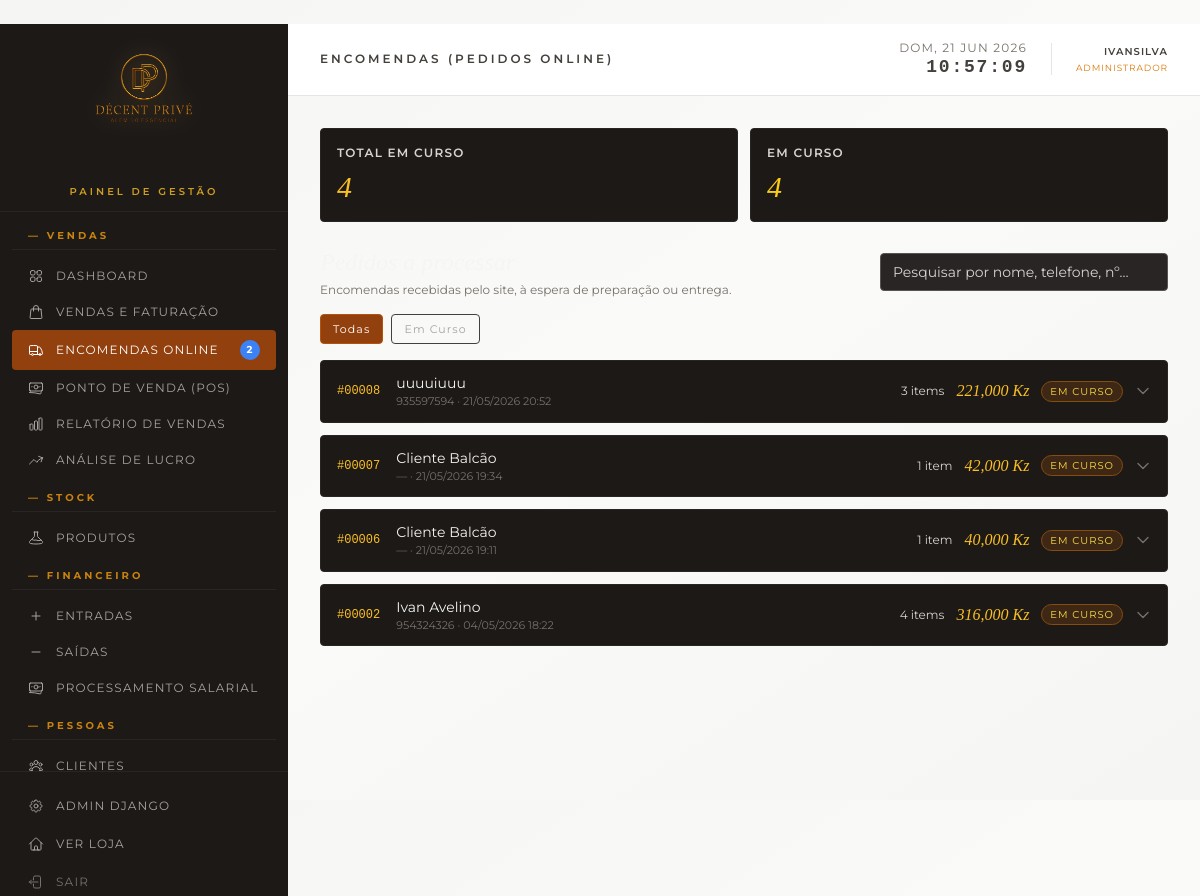
/gestao/encomendas/ (signed in), run on an earlier commit of the app's database.
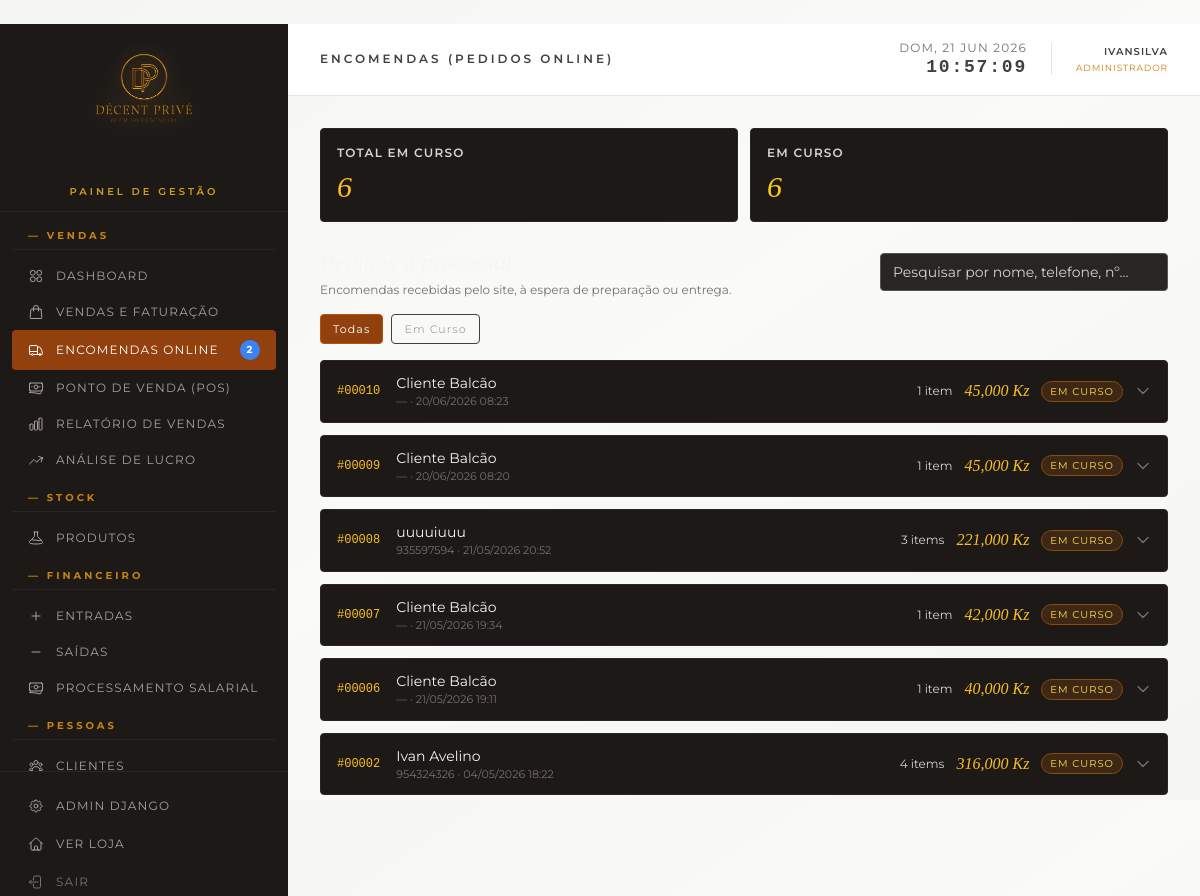
And on a later commit of the database.
### loja/models.py (models this page shows, shortened)
class Encomenda(models.Model):
    PAGAMENTO_CHOICES = [
        ('avista', 'À Vista'),
        ('parcelado', 'Parcelado (2x)')
    ]
    ORIGEM_CHOICES = [
        ('balcao', 'Balcão'),
        ('online', 'Online')
    ]
    forma_pagamento = models.CharField(
        max_length=20,
        choices=PAGAMENTO_CHOICES,
        default='avista',
        verbose_name='Forma de Pagamento'
    )
    valor_parcela1 = models.DecimalField(
        max_digits=10, decimal_places=2, null=True, blank=True,
        verbose_name='Valor 1ª Parcela',
        help_text='Primeira parcela (mínimo 50% do total)'
    )
    valor_parcela2 = models.DecimalField(
        max_digits=10, decimal_places=2, null=True, blank=True,
        verbose_name='Valor 2ª Parcela'
    )
    parcela1_paga = models.BooleanField(default=False, verbose_name='1ª Parcela Paga')
    parcela2_paga = models.BooleanField(default=False, verbose_name='2ª Parcela Paga')
    data_proxima_parcela = models.DateField(
        null=True, blank=True,
        verbose_name='Data da Próxima Parcela',
        help_text='Data prevista para o pagamento da próxima parcela'
    )
    STATUS_CHOICES = [
        ('em_curso', 'Em Curso'),
        ('finalizada', 'Finalizada'),
        ('cancelada', 'Cancelada'),
    ]
    nome_cliente = models.CharField(max_length=200)
    telefone = models.CharField(max_length=30)
    email = models.EmailField(blank=True)
    morada = models.TextField(blank=True)
    status = models.CharField(max_length=20, choices=STATUS_CHOICES, default='em_curso')
    origem = models.CharField(
        max_length=20, choices=ORIGEM_CHOICES, default='balcao',
        verbose_name='Origem da Encomenda',
        help_text='Indica se a venda foi feita no balcão ou online'
    )
    vendido_por = models.ForeignKey(
        User, on_delete=models.SET_NULL, null=True, blank=True,
        related_name='vendas', verbose_name='Vendido por'
    )
    notas = models.TextField(blank=True)
    motivo_cancelamento = models.TextField(
        blank=True, null=True,
        verbose_name='Motivo do Cancelamento',
        help_text='Explicação do motivo do cancelamento da venda'
    )
    criado_em = models.DateTimeField(auto_now_add=True)
    atualizado_em = models.DateTimeField(auto_now=True)
    class Meta:
        verbose_name = 'Encomenda'
        verbose_name_plural = 'Encomendas'
        ordering = ['-criado_em']
    def total(self):
        return sum(item.subtotal() for item in self.itens.all())
    total.short_description = 'Total (Kz)'

class ItemEncomenda(models.Model):
    encomenda = models.ForeignKey(Encomenda, on_delete=models.CASCADE, related_name='itens')
    produto = models.ForeignKey(Produto, on_delete=models.SET_NULL, null=True, blank=True)
    nome_produto = models.CharField(max_length=200)
    preco_unitario = models.DecimalField(max_digits=10, decimal_places=2)
    preco_custo_unitario = models.DecimalField(
        max_digits=10, decimal_places=2, default=0,
        help_text='Snapshot do preço de compra na altura da venda (para cálculo de lucro).'
    )
    quantidade = models.PositiveIntegerField(default=1)
    class Meta:
        verbose_name = 'Item de Encomenda'
        verbose_name_plural = 'Itens de Encomenda'
    def subtotal(self):
        return self.preco_unitario * self.quantidade
    subtotal.short_description = 'Subtotal (Kz)'
    def lucro(self):
        return self.subtotal() - self.custo_total()

### loja/views.py (the view, shortened to what this page needs)
# urls.py: path('gestao/encomendas/', views.gestao_encomendas, name='gestao_encomendas'),
@staff_member_required(login_url='/gestao/login/')
def gestao_encomendas(request):
    abertas_status = ['em_curso']
    encomendas = (Encomenda.objects
                  .filter(status__in=abertas_status)
                  .prefetch_related('itens')
                  .order_by('-criado_em'))
    contadores = {s: 0 for s in abertas_status}
    for e in encomendas:
        contadores[e.status] = contadores.get(e.status, 0) + 1
    return render(request, 'gestao/encomendas.html', {
        'active_page': 'encomendas',
        'encomendas': encomendas,
        'status_choices': Encomenda.STATUS_CHOICES,
        'contadores': contadores,
        'total_abertas': len(encomendas),
    })

### loja/context_processors.py (called while the page is built)
def encomendas_online_pendentes(request):
    if not request.path.startswith('/gestao/'):
        return {}
    if not request.user.is_authenticated or not request.user.is_staff:
        return {}
    count = Encomenda.objects.filter(
        status='em_curso',
        vendido_por__isnull=True,
    ).count()
    return {'pedidos_online_pendentes': count}

def nivel_acesso(request):
    user = getattr(request, 'user', None)
    if not user or not user.is_authenticated:
        return {'is_operador': False, 'is_gerente': False, 'is_admin_user': False}
    is_admin_user = bool(user.is_superuser)
    operador = _is_operador(user)
    is_gerente = bool(
        not user.is_superuser
        and not operador
        and user.is_staff
    )
    return {
        'is_operador': operador,
        'is_gerente': is_gerente,
        'is_admin_user': is_admin_user,
    }

### loja/utils/auth.py (called while the page is built)
def is_operador(user):
    return bool(
        user
        and user.is_authenticated
        and not user.is_superuser
        and user.groups.filter(name='Operador').exists()
    )

### loja/templates/gestao/encomendas.html (shortened to what this page needs)
﻿{% extends 'gestao/base.html' %}
{% load humanize %}
{% block page_title %}Encomendas (Pedidos Online){% endblock %}
{% block content %}
<div class="max-w-7xl mx-auto">
    <div class="grid grid-cols-1 md:grid-cols-2 gap-3 mb-6">
        <div class="bg-stone-900 border border-stone-800 rounded p-4">
            <p class="text-xs uppercase tracking-widest text-stone-300 font-semibold">Total em curso</p>
            <p class="font-serif italic text-3xl text-amber-400 mt-2">{{ total_abertas }}</p>
        </div>
        <div class="bg-stone-900 border border-stone-800 rounded p-4">
            <p class="text-xs uppercase tracking-widest text-stone-300 font-semibold">Em Curso</p>
            <p class="font-serif italic text-3xl text-yellow-400 mt-2">{{ contadores.em_curso|default:0 }}</p>
        </div>
    </div>
    <div class="flex flex-col md:flex-row md:items-center md:justify-between gap-3 mb-4">
        <div>
            <h2 class="font-serif italic text-2xl text-stone-100">Pedidos a processar</h2>
            <p class="text-xs text-stone-500 mt-1">Encomendas recebidas pelo site, à espera de preparação ou entrega.</p>
        </div>
        <input type="text" id="pesquisa" placeholder="Pesquisar por nome, telefone, nº…"
               style="color:#f5f5f4;"
               class="bg-stone-800 border border-stone-600 rounded px-3 py-2 text-sm placeholder-stone-300 w-full md:w-72 focus:outline-none focus:border-amber-500">
    </div>
    <div class="flex flex-wrap gap-2 mb-4 text-[11px] uppercase tracking-widest">
        <button data-filtro="todos" class="filtro-btn px-3 py-1.5 rounded border border-amber-700 bg-amber-800 text-white">Todas</button>
        <button data-filtro="em_curso" class="filtro-btn px-3 py-1.5 rounded border border-stone-700 text-stone-400 hover:border-amber-700">Em Curso</button>
    </div>
    {% if encomendas %}
    <div class="space-y-3" id="lista-encomendas">
        {% for enc in encomendas %}
        <details class="enc-row bg-stone-900 border border-stone-800 rounded group"
                 data-cliente="{{ enc.nome_cliente|lower }}"
                 data-telefone="{{ enc.telefone }}"
                 data-id="{{ enc.pk }}"
                 data-status="{{ enc.status }}">
            <summary class="cursor-pointer px-4 py-3 flex flex-col md:flex-row md:items-center md:justify-between gap-2 list-none">
                <div class="flex items-center gap-4">
                    <span class="font-mono text-xs text-amber-400">#{{ enc.pk|stringformat:"05d" }}</span>
                    <div>
                        <p class="text-sm text-stone-100">{{ enc.nome_cliente }}</p>
                        <p class="text-[11px] text-stone-500">{{ enc.telefone }} · {{ enc.criado_em|date:"d/m/Y H:i" }}</p>
                    </div>
                </div>
                <div class="flex items-center gap-3">
                    <span class="text-xs text-stone-300">{{ enc.itens.count }} item{{ enc.itens.count|pluralize:"s" }}</span>
                    <span class="font-serif italic text-base text-amber-400">{{ enc.total|floatformat:0|intcomma }} Kz</span>
                    {% if enc.status == 'em_curso' %}
                        <span class="px-2 py-0.5 rounded-full text-[10px] uppercase tracking-widest bg-yellow-900/40 text-yellow-300 border border-yellow-800">Em Curso</span>
                    {% endif %}
                    <svg class="w-4 h-4 text-stone-500 group-open:rotate-180 transition-transform" fill="none" viewBox="0 0 24 24" stroke="currentColor" stroke-width="2">
                        <path stroke-linecap="round" stroke-linejoin="round" d="m19.5 8.25-7.5 7.5-7.5-7.5"/>
                    </svg>
                </div>
            </summary>
        </details>
        {% endfor %}
    </div>
    {% else %}
    <div class="bg-stone-900 border border-stone-800 rounded p-12 text-center">
        <p class="font-serif italic text-2xl text-stone-100">Sem encomendas em curso.</p>
        <p class="text-xs text-stone-300 mt-2 uppercase tracking-widest">Todos os pedidos online foram processados.</p>
    </div>
    {% endif %}
</div>
{% endblock %}

What changed in the data, as far as the page shows it:
added Encomenda: pk "00010", nome_cliente "Cliente Balcão", telefone "—", criado_em "20/06/2026 08:23", itens.count "1", total "45,000", status "EM CURSO"
added Encomenda: pk "00009", nome_cliente "Cliente Balcão", telefone "—", criado_em "20/06/2026 08:20", itens.count "1", total "45,000", status "EM CURSO"
Also different on the page:
{{ total_abertas }}: "4" → "6"
{{ contadores.em_curso|default:0 }}: "4" → "6"
